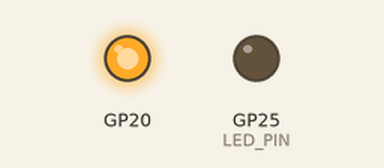
Bench run of a sketch on a simulated Raspberry Pi Pico. Parts: output pins drawn as LEDs (lit = HIGH). Storage starts empty; what the sketch prints to the serial monitor is not drawn.

Above: at 2.0 s.
At 4.49 s:
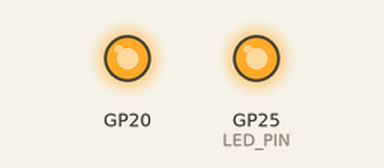
Timing chart, 0 to 4.8 s (numbered marks = the images above):
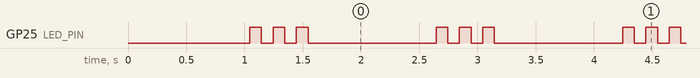

The sketch:

test_MicroSD.ino
```cpp
/*
 * Pico MicroSD (ADA254) Assembly Test
 * Connect the ADA254 MicroSD module (and power/GND) for this test.
 * Other SPI0 devices (MAX31865) may remain connected – their CS lines
 * keep them inactive.
 *
 * Pins (updated wiring table – ADA254 on SPI0):
 *   CS   = GP17
 *   MISO = GP16 (SPI0 RX)
 *   SCK  = GP18 (SPI0 SCK)
 *   MOSI = GP19 (SPI0 TX)
 *   5V   = VBUS / TB-5V
 *   GND  = TB-GND
 *
 * On success: onboard LED (GP25) blinks 3× (0.1 s on / 0.1 s off), then 1 s pause, forever.
 * On any failure: continuous fast blink (50 ms).
 */

#include <SPI.h>
#include <SD.h>

const int SD_CS   = 17;          // GP17
const int LED_PIN = LED_BUILTIN; // GP25 on Pico

void errorBlink() {
  while (true) {
    digitalWrite(LED_PIN, HIGH);
    delay(50);
    digitalWrite(LED_PIN, LOW);
    delay(50);
  }
}

void setup() {
  pinMode(LED_PIN, OUTPUT);
  digitalWrite(LED_PIN, LOW);

  // Keep MAX31865 CS high so it stays inactive on the shared SPI0 bus
  pinMode(20, OUTPUT);
  digitalWrite(20, HIGH);

  Serial.begin(115200);
  delay(1000);
  Serial.println("MicroSD (ADA254) Test – starting...");

  // Explicitly set SPI0 pins
  SPI.setRX(16);   // MISO
  SPI.setTX(19);   // MOSI
  SPI.setSCK(18);  // SCK
  SPI.begin();

  if (!SD.begin(SD_CS)) {
    Serial.println("ERROR: SD initialization failed!");
    errorBlink();
  }
  Serial.println("SD initialized OK.");

  // 1. Create folder "Test_Folder"
  if (!SD.exists("/Test_Folder")) {
    if (!SD.mkdir("/Test_Folder")) {
      Serial.println("ERROR: Failed to create Test_Folder");
      errorBlink();
    }
    Serial.println("Created /Test_Folder");
  } else {
    Serial.println("/Test_Folder already exists");
  }

  // Make the write deterministic (fresh file each boot)
  if (SD.exists("/Test_Folder/Test_File.txt")) {
    SD.remove("/Test_Folder/Test_File.txt");
  }

  // 2 + 3. Create Test_File.txt and write the test string
  File testFile = SD.open("/Test_Folder/Test_File.txt", FILE_WRITE);
  if (testFile) {
    testFile.println("Test successful.");
    testFile.close();
    Serial.println("Wrote \"Test successful.\" to /Test_Folder/Test_File.txt");
  } else {
    Serial.println("ERROR: Failed to open/create Test_File.txt");
    errorBlink();
  }

  // Optional but useful verification (read the file back)
  testFile = SD.open("/Test_Folder/Test_File.txt");
  if (testFile) {
    Serial.print("Verification – file contents: ");
    while (testFile.available()) {
      Serial.write(testFile.read());
    }
    testFile.close();
    Serial.println();
  } else {
    Serial.println("ERROR: Could not re-open file for verification");
    errorBlink();
  }

  Serial.println("Setup complete – entering success blink loop.");
}

void loop() {
  // 4. Blink onboard LED 3 times at 0.1-second intervals, then wait 1 second
  for (int i = 0; i < 3; i++) {
    digitalWrite(LED_PIN, HIGH);
    delay(100);
    digitalWrite(LED_PIN, LOW);
    delay(100);
  }
  delay(1000);
}
```

Measured:
- by itself, GP25 (LED_PIN): repeats every 1.6 s: 2 × (LOW 0.10 s, HIGH 0.10 s), LOW 1.1 s, HIGH 0.10 s
